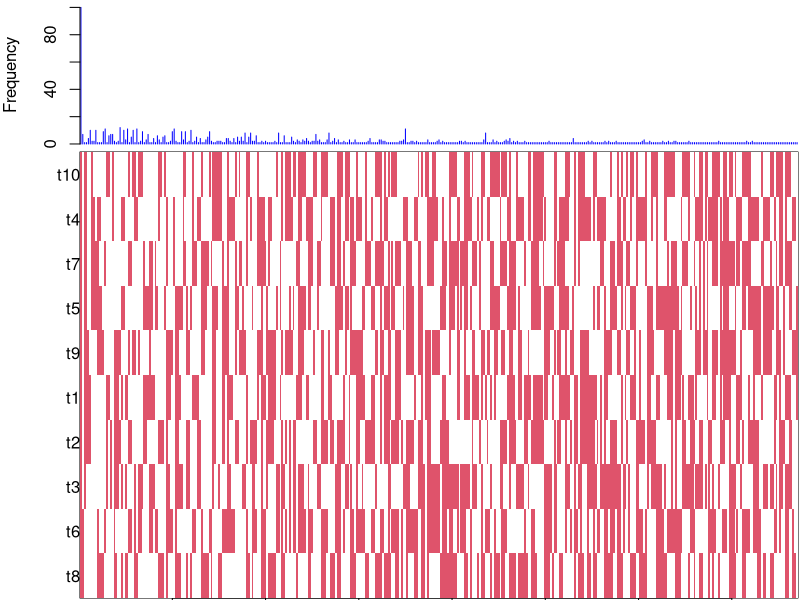
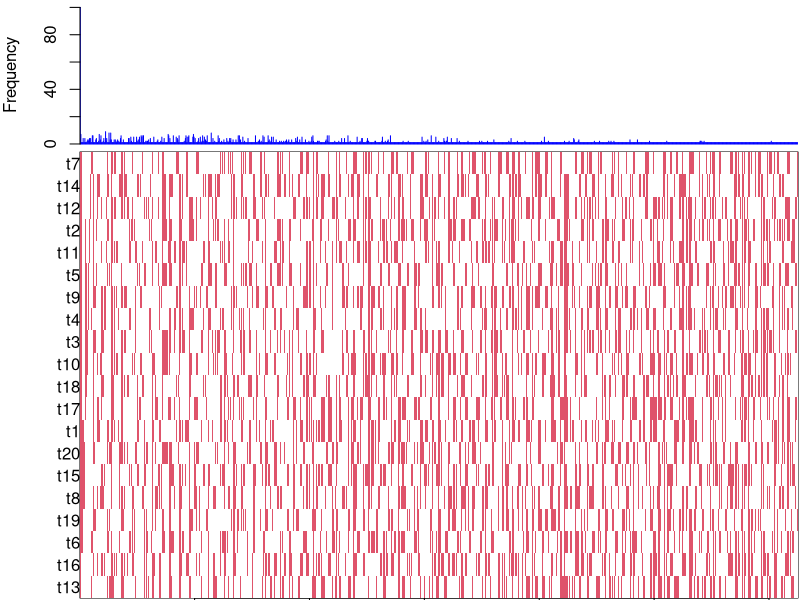
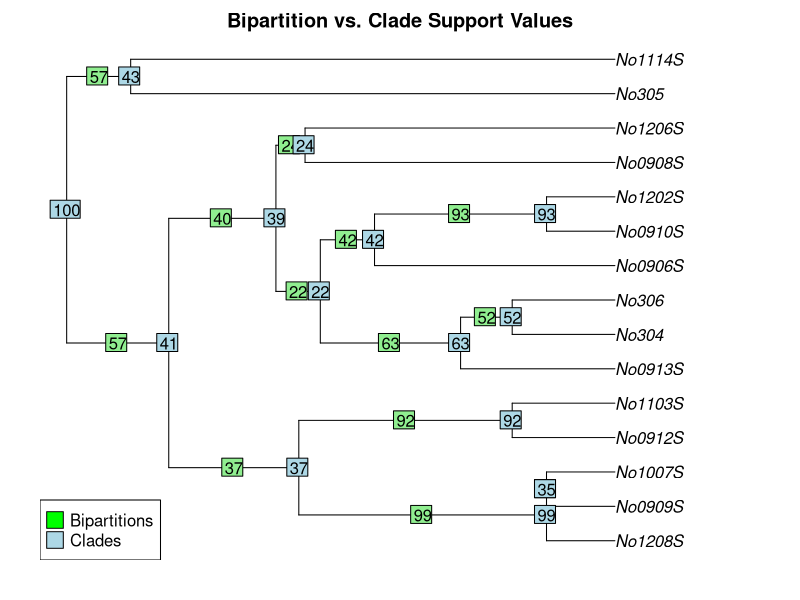

Recreate these plots in R, in order.
library(ape)


### Name: boot.phylo
### Title: Tree Bipartition and Bootstrapping Phylogenies
### Aliases: boot.phylo prop.part prop.clades print.prop.part
###   summary.prop.part plot.prop.part
### Keywords: manip htest

### ** Examples

data(woodmouse)
f <- function(x) nj(dist.dna(x))
tr <- f(woodmouse)
### Are bootstrap values stable?
for (i in 1:5)
  print(boot.phylo(tr, woodmouse, f, quiet = TRUE))
### How many partitions in 100 random trees of 10 labels?...
TR <- rmtree(100, 10)
pp10 <- prop.part(TR)
length(pp10)
### ... and in 100 random trees of 20 labels?
TR <- rmtree(100, 20)
pp20 <- prop.part(TR)
length(pp20)
plot(pp10, pch = "x", col = 2)
plot(pp20, pch = "x", col = 2)

set.seed(1)
tr <- rtree(10) # rooted
## the following used to return a wrong result with ape <= 3.4:
prop.clades(tr, tr)
prop.clades(tr, tr, rooted = TRUE)
tr <- rtree(10, rooted = FALSE)
prop.clades(tr, tr) # correct

### an illustration of the use of prop.clades with bootstrap trees:

fun <- function(x) as.phylo(hclust(dist.dna(x), "average")) # upgma() in phangorn
tree <- fun(woodmouse)
## get 100 bootstrap trees:
bstrees <- boot.phylo(tree, woodmouse, fun, trees = TRUE)$trees
## get proportions of each clade:
clad <- prop.clades(tree, bstrees, rooted = TRUE)
## get proportions of each bipartition:
boot <- prop.clades(tree, bstrees)
layout(1)
par(mar = rep(2, 4))
plot(tree, main = "Bipartition vs. Clade Support Values")
drawSupportOnEdges(boot)
nodelabels(clad)
legend("bottomleft", legend = c("Bipartitions", "Clades"), pch = 22,
       pt.bg = c("green", "lightblue"), pt.cex = 2.5)

## Not run: 
##D ## an example of double bootstrap:
##D nrep1 <- 100
##D nrep2 <- 100
##D p <- ncol(woodmouse)
##D DB <- 0
##D 
##D for (b in 1:nrep1) {
##D     X <- woodmouse[, sample(p, p, TRUE)]
##D     DB <- DB + boot.phylo(tr, X, f, nrep2, quiet = TRUE)
##D }
##D DB
##D ## to compare with:
##D boot.phylo(tr, woodmouse, f, 1e4)
## End(Not run)
